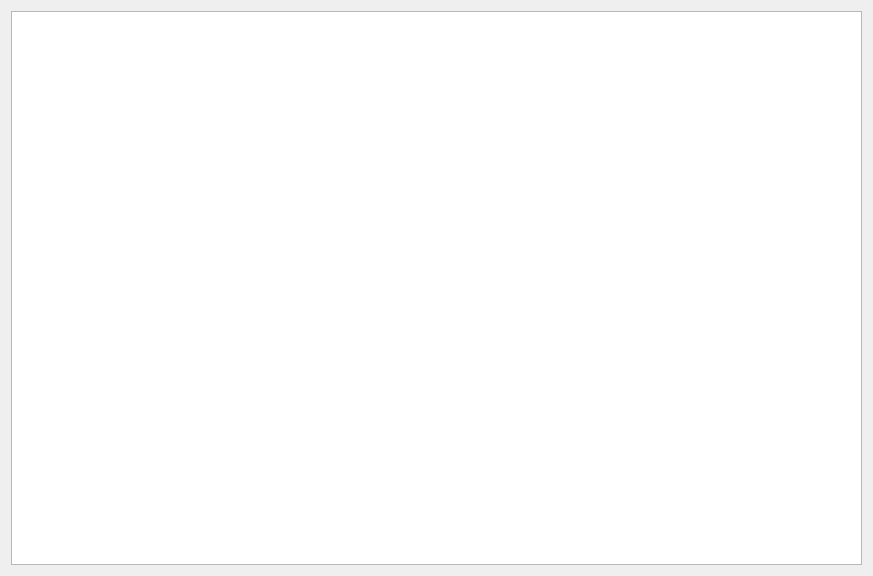
<?xml version="1.0" encoding="UTF-8"?>
<ui version="4.0">
 <class>Widget</class>
 <widget class="QWidget" name="Widget">
  <property name="geometry">
   <rect>
    <x>0</x>
    <y>0</y>
    <width>873</width>
    <height>576</height>
   </rect>
  </property>
  <property name="windowTitle">
   <string>Widget</string>
  </property>
  <layout class="QHBoxLayout" name="horizontalLayout">
   <item>
    <widget class="QTextEdit" name="textEdit"/>
   </item>
  </layout>
 </widget>
 <layoutdefault spacing="6" margin="11"/>
 <resources/>
 <connections/>
</ui>
